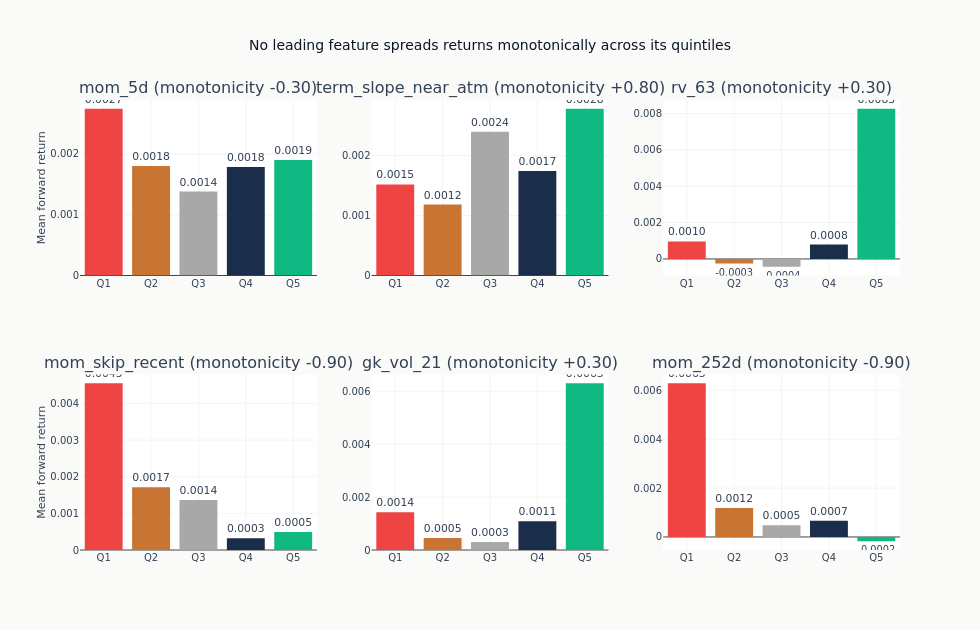

Notebook cell for this chart:
### Code cell
if quantile_spreads:
    n_show = min(6, len(quantile_spreads))
    feats_to_show = list(quantile_spreads.keys())[:n_show]
    n_rows_fig = (n_show + 2) // 3
    fig = make_subplots(
        rows=n_rows_fig,
        cols=3,
        subplot_titles=[
            f"{feat} (monotonicity {monotonicity_scores[feat]:+.2f})" for feat in feats_to_show
        ],
        vertical_spacing=0.22,
    )
    for idx, feat in enumerate(feats_to_show):
        r, c = divmod(idx, 3)
        q_means = quantile_spreads[feat]["q_means"]
        _ = fig.add_trace(
            go.Bar(
                x=[f"Q{i + 1}" for i in range(len(q_means))],
                y=q_means,
                marker_color=[
                    COLORS["negative"],
                    COLORS["copper"],
                    GRAY_FILLS["muted"],
                    COLORS["slate"],
                    COLORS["positive"],
                ],
                showlegend=False,
                text=[f"{m:.4f}" for m in q_means],
                textposition="outside",
            ),
            row=r + 1,
            col=c + 1,
        )
    fig.update_layout(
        title="No leading feature spreads returns monotonically across its quintiles",
        height=270 * n_rows_fig + 90,
        width=980,
    )
    fig.update_yaxes(title_text="Mean forward return", col=1)
    fig.show()
    print("Quintile spread, Q5 minus Q1, per feature:")
    for feat in feats_to_show:
        print(
            f"  {feat:28s} spread={quantile_spreads[feat]['spread']:+.5f}"
            f"  monotonicity={monotonicity_scores[feat]:+.2f}"
        )

### Figure 1 — Plotly figure (JSON) as saved in the notebook; plotly's stock layout.template omitted (floating-point values rounded to 4 significant figures)
{"data": [{"marker": {"color": ["#ef4444", "#C87533", "#a8a8a8", "#1a2d4a", "#10b981"]}, "showlegend": false, "text": ["0.0027", "0.0018", "0.0014", "0.0018", "0.0019"], "textposition": "outside", "type": "bar", "x": ["Q1", "Q2", "Q3", "Q4", "Q5"], "xaxis": "x", "y": [0.002744, 0.001804, 0.001382, 0.001788, 0.001899], "yaxis": "y"}, {"marker": {"color": ["#ef4444", "#C87533", "#a8a8a8", "#1a2d4a", "#10b981"]}, "showlegend": false, "text": ["0.0015", "0.0012", "0.0024", "0.0017", "0.0028"], "textposition": "outside", "type": "bar", "x": ["Q1", "Q2", "Q3", "Q4", "Q5"], "xaxis": "x2", "y": [0.001519, 0.001184, 0.002396, 0.001741, 0.00278], "yaxis": "y2"}, {"marker": {"color": ["#ef4444", "#C87533", "#a8a8a8", "#1a2d4a", "#10b981"]}, "showlegend": false, "text": ["0.0010", "-0.0003", "-0.0004", "0.0008", "0.0083"], "textposition": "outside", "type": "bar", "x": ["Q1", "Q2", "Q3", "Q4", "Q5"], "xaxis": "x3", "y": [0.0009661, -0.0002564, -0.0004269, 0.0007884, 0.008259], "yaxis": "y3"}, {"marker": {"color": ["#ef4444", "#C87533", "#a8a8a8", "#1a2d4a", "#10b981"]}, "showlegend": false, "text": ["0.0045", "0.0017", "0.0014", "0.0003", "0.0005"], "textposition": "outside", "type": "bar", "x": ["Q1", "Q2", "Q3", "Q4", "Q5"], "xaxis": "x4", "y": [0.00455, 0.001714, 0.001361, 0.0003202, 0.0004917], "yaxis": "y4"}, {"marker": {"color": ["#ef4444", "#C87533", "#a8a8a8", "#1a2d4a", "#10b981"]}, "showlegend": false, "text": ["0.0014", "0.0005", "0.0003", "0.0011", "0.0063"], "textposition": "outside", "type": "bar", "x": ["Q1", "Q2", "Q3", "Q4", "Q5"], "xaxis": "x5", "y": [0.001428, 0.0004527, 0.0003027, 0.001089, 0.006301], "yaxis": "y5"}, {"marker": {"color": ["#ef4444", "#C87533", "#a8a8a8", "#1a2d4a", "#10b981"]}, "showlegend": false, "text": ["0.0063", "0.0012", "0.0005", "0.0007", "-0.0002"], "textposition": "outside", "type": "bar", "x": ["Q1", "Q2", "Q3", "Q4", "Q5"], "xaxis": "x6", "y": [0.006285, 0.001182, 0.0004771, 0.0006662, -0.0001742], "yaxis": "y6"}], "layout": {"annotations": [{"font": {"size": 16}, "showarrow": false, "text": "mom_5d (monotonicity -0.30)", "x": 0.1444, "xanchor": "center", "xref": "paper", "y": 1.0, "yanchor": "bottom", "yref": "paper"}, {"font": {"size": 16}, "showarrow": false, "text": "term_slope_near_atm (monotonicity +0.80)", "x": 0.5, "xanchor": "center", "xref": "paper", "y": 1.0, "yanchor": "bottom", "yref": "paper"}, {"font": {"size": 16}, "showarrow": false, "text": "rv_63 (monotonicity +0.30)", "x": 0.8556, "xanchor": "center", "xref": "paper", "y": 1.0, "yanchor": "bottom", "yref": "paper"}, {"font": {"size": 16}, "showarrow": false, "text": "mom_skip_recent (monotonicity -0.90)", "x": 0.1444, "xanchor": "center", "xref": "paper", "y": 0.39, "yanchor": "bottom", "yref": "paper"}, {"font": {"size": 16}, "showarrow": false, "text": "gk_vol_21 (monotonicity +0.30)", "x": 0.5, "xanchor": "center", "xref": "paper", "y": 0.39, "yanchor": "bottom", "yref": "paper"}, {"font": {"size": 16}, "showarrow": false, "text": "mom_252d (monotonicity -0.90)", "x": 0.8556, "xanchor": "center", "xref": "paper", "y": 0.39, "yanchor": "bottom", "yref": "paper"}], "height": 630, "title": {"text": "No leading feature spreads returns monotonically across its quintiles"}, "width": 980, "xaxis": {"anchor": "y", "domain": [0.0, 0.2889]}, "xaxis2": {"anchor": "y2", "domain": [0.3556, 0.6444]}, "xaxis3": {"anchor": "y3", "domain": [0.7111, 1.0]}, "xaxis4": {"anchor": "y4", "domain": [0.0, 0.2889]}, "xaxis5": {"anchor": "y5", "domain": [0.3556, 0.6444]}, "xaxis6": {"anchor": "y6", "domain": [0.7111, 1.0]}, "yaxis": {"anchor": "x", "domain": [0.61, 1.0], "title": {"text": "Mean forward return"}}, "yaxis2": {"anchor": "x2", "domain": [0.61, 1.0]}, "yaxis3": {"anchor": "x3", "domain": [0.61, 1.0]}, "yaxis4": {"anchor": "x4", "domain": [0.0, 0.39], "title": {"text": "Mean forward return"}}, "yaxis5": {"anchor": "x5", "domain": [0.0, 0.39]}, "yaxis6": {"anchor": "x6", "domain": [0.0, 0.39]}}}
